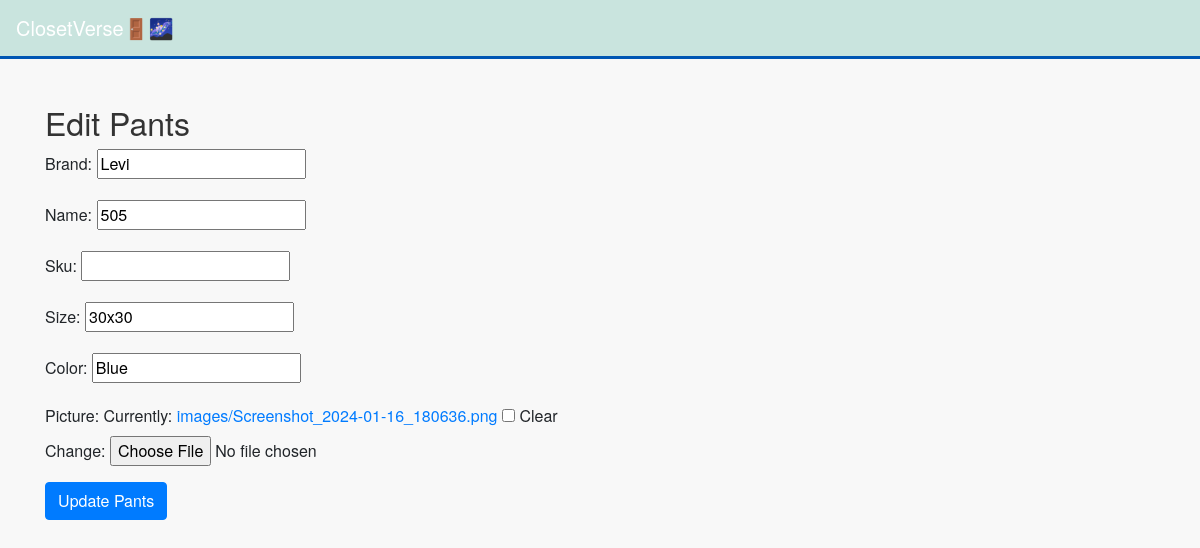
Page /pants/edit/3/ on the committed database.
### outfits/models.py (models this page shows, shortened)
class Pants(models.Model):
    brand = models.CharField(max_length=100)
    name = models.CharField(max_length=100)
    sku = models.CharField(max_length=100, blank=True, null=True)  # optional
    size = models.CharField(max_length=10, blank=True, null=True)  # optional
    color = models.CharField(max_length=30, blank=True, null=True, db_index=True) # optional, index on pants color
    picture = models.ImageField(upload_to='images/', blank=True, null=True) # optional

### outfits/views.py (the view)
# urls.py: path('pants/edit/<int:pk>/', views.edit_pants, name='edit_pants'),
def edit_pants(request, pk):
    pants = get_object_or_404(Pants, pk=pk)
    if request.method == 'POST':
        form = PantsForm(request.POST, request.FILES, instance=pants)
        if form.is_valid():
            form.save()
            return redirect('list_pants')
    else:
        form = PantsForm(instance=pants)
    return render(request, 'add_edit_pants.html', {'form': form, 'edit_mode': True, 'item_id': pk})

### outfits/forms.py
class PantsForm(forms.ModelForm):
    class Meta:
        model = Pants
        fields = ['brand', 'name', 'sku', 'size', 'color', 'picture']

### outfits/templates/add_edit_pants.html (shortened to what this page needs)
{% extends 'base.html' %}
{% block content %}
    <h2>{% if edit_mode %}Edit Pants{% else %}Add New Pants{% endif %}</h2>
    <form method="post" enctype="multipart/form-data">
        {{ form.as_p }}
        <button type="submit" class="btn btn-primary">{% if edit_mode %}Update{% else %}Add{% endif %} Pants</button>
    </form>
{% endblock %}

### outfits/static/style.css (style rules this page uses)
body { background-color: #f8f9fa; font-family: 'Helvetica Neue', Helvetica, Arial, sans-serif; }
h1, h2, h3, h4, h5, h6 { color: #333; }
.btn-primary { background-color: #007bff; border-color: #007bff; }

### rows in the picture
Pants: brand "Levi", name "505", size "30x30", color "Blue"
